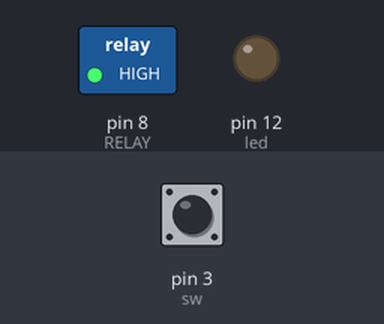
A sketch run on a simulated Arduino Uno, built with avr-gcc and run on an emulated ATmega328P. Parts: switched loads named in the sketch (green lamp = pin HIGH), output pins drawn as LEDs (lit = HIGH). Dashed ring = blinking. Inputs (shaded band) come from the test bench; at power-on: pin 3 (sw) LOW.

Above: at 1.2 s.
1.3 s: pin 3 (sw) pulled HIGH for 0.15 s
At 2.5 s:
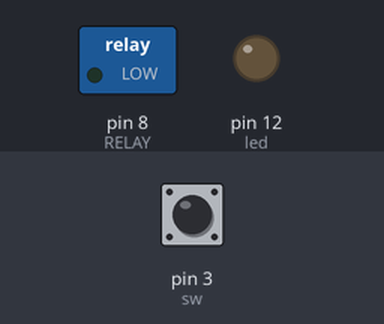
4.4 s: pin 3 (sw) pulled HIGH for 3.2 s
At 6.6 s:
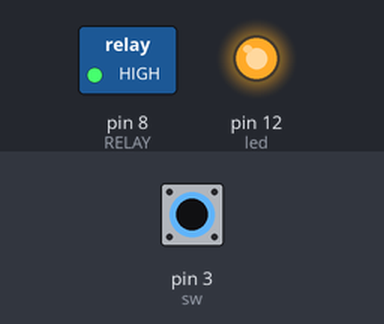
Timing chart, 0 to 9.1 s (numbered marks = the images above; inputs shaded):
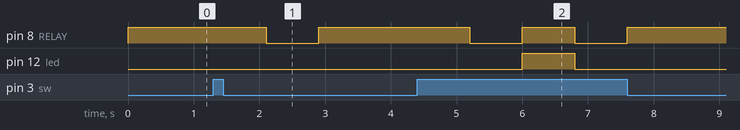

The sketch:

relay_with_switch.ino
```cpp
#define RELAY 8
int led=12;
int sw=3;
void setup() {
  // put your setup code here, to run once:
pinMode(RELAY,OUTPUT);
pinMode(sw,INPUT);
pinMode(led,OUTPUT);
digitalWrite(led,HIGH);
}

void loop() {
  if(digitalRead(sw)==HIGH){  //anahtarla açıp kapama yapmayı sağladım
digitalWrite(RELAY,HIGH);   /* genel olarak rölenin ledi yanınca boardaki led söndü, led yanınca rölenin ledi söndü */
delay(800);
digitalWrite(led,LOW);
digitalWrite(RELAY,LOW);
delay(800);
digitalWrite(led,HIGH);
}
else{                       //anahtar açık iken sistem kapandı
  digitalWrite(led,LOW);
  digitalWrite(RELAY,HIGH);

}
}
```

Measured:
- after the input at 1.3 s, pin 8 (RELAY): HIGH → LOW after 0.80 s, → HIGH 0.80 s later
- after the input at 4.4 s, pin 8 (RELAY): alternates HIGH for 0.80 s and LOW for 0.80 s, 4 changes in all, then stays HIGH, starting after 0.80 s; pin 12 (led): LOW → HIGH after 1.6 s, → LOW 0.80 s later
